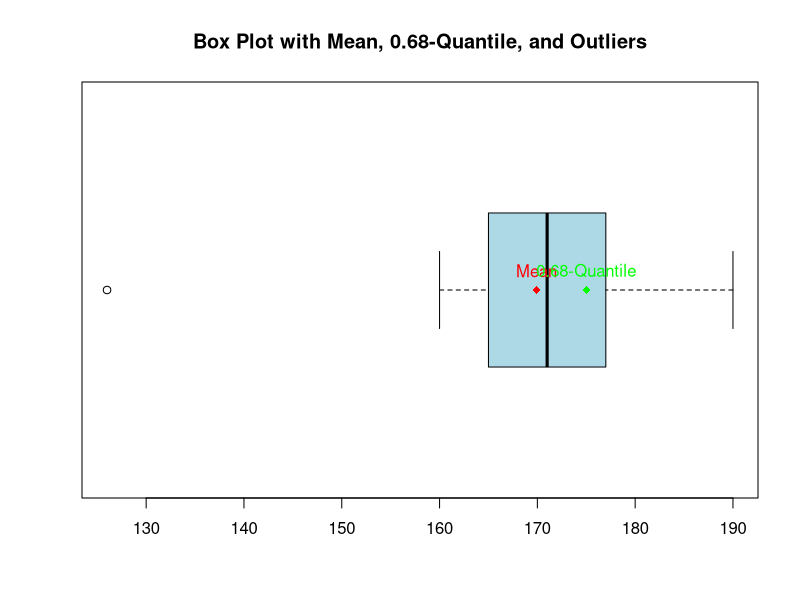
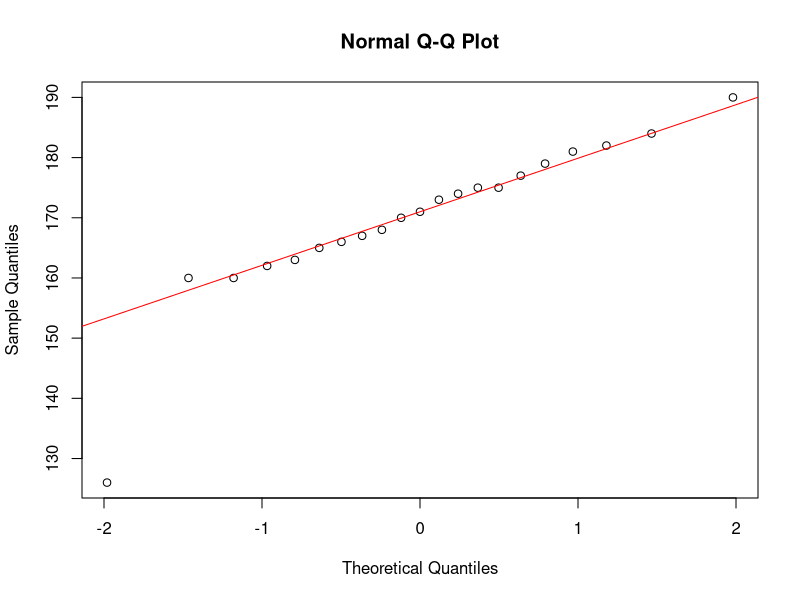
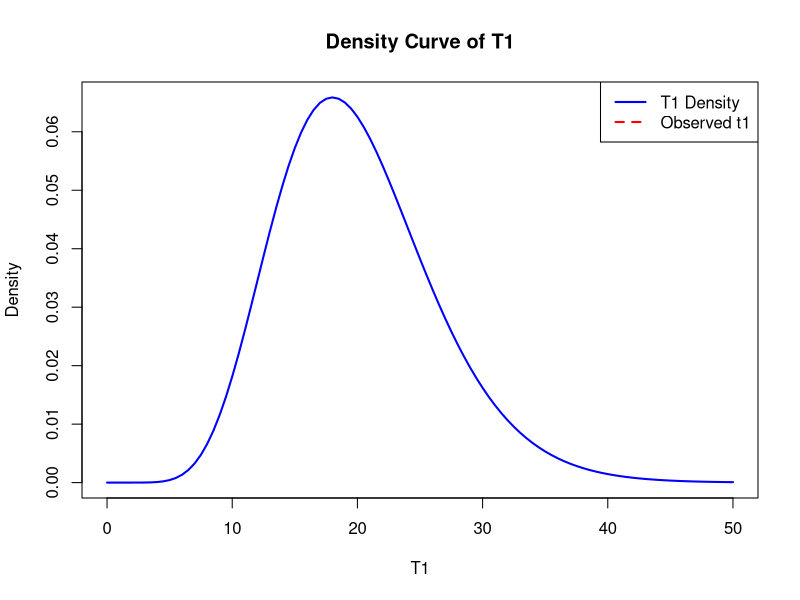
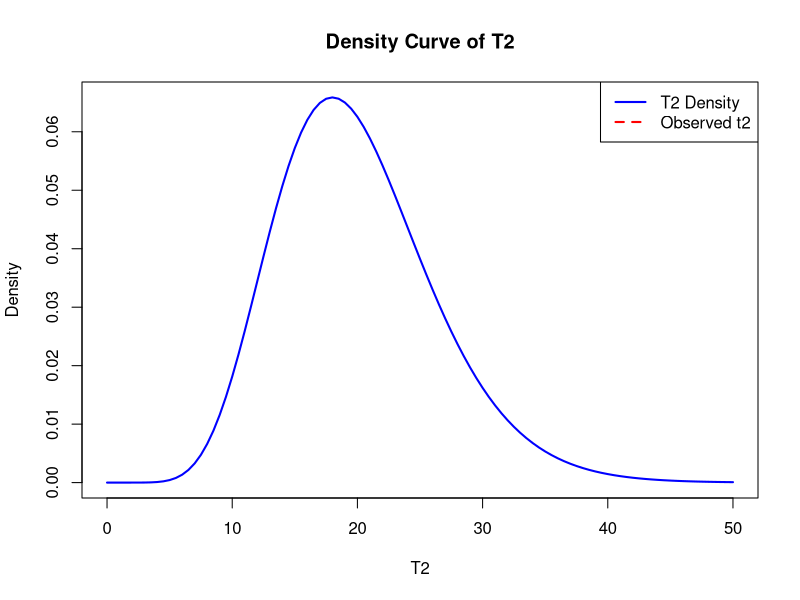

Write the R code that produced these figures, in order.
## ---- chunk 1
# Data
X <- c(170, 126, 171, 174, 165, 168, 184, 181, 175, 166, 175, 177, 182, 173, 179, 167, 190, 163, 160, 160, 162)

# Basic box plot
boxplot(X, horizontal = TRUE, col = "lightblue", main = "Box Plot with Mean, 0.68-Quantile, and Outliers")

# Calculate mean and 0.68-quantile
mean_value <- mean(X)
quantile_068 <- quantile(X, 0.68)

# Calculate quartiles
Q1 <- quantile(X, 0.25)
Q2 <- median(X) # Also the median
Q3 <- quantile(X, 0.75)

# Identify outliers
IQR <- Q3 - Q1
lower_bound <- Q1 - 1.5 * IQR
upper_bound <- Q3 + 1.5 * IQR
outliers <- X[X < lower_bound | X > upper_bound]

# Add mean and 0.68-quantile to the plot
points(mean_value, 1, col = "red", pch = 18)
points(quantile_068, 1, col = "green", pch = 18)

# Add text annotations for mean and 0.68-quantile
text(mean_value, 1.05, labels = "Mean", col = "red")
text(quantile_068, 1.05, labels = "0.68-Quantile", col = "green")

# Print calculated values
cat("Mean:", mean_value, "\n")
cat("0.68-Quantile:", quantile_068, "\n")
cat("Q1:", Q1, "\n")
cat("Q2 (Median):", Q2, "\n")
cat("Q3:", Q3, "\n")
cat("Outliers:", outliers, "\n")
## ---- chunk 2

library(e1071)

# Data
X <- c(170, 126, 171, 174, 165, 168, 184, 181, 175, 166, 175, 177, 182, 173, 179, 167, 190, 163, 160, 160, 162)

# Calculate IQR, variance, and standard deviation
IQR <- IQR(X)
variance <- var(X)
std_dev <- sd(X)

# Compare mean and median
mean_value <- mean(X)
median_value <- median(X)

# Normal QQ plot
qqnorm(X)
qqline(X, col = "red")

# Print calculations
cat("IQR:", IQR, "\n")
cat("Variance:", variance, "\n")
cat("Standard Deviation:", std_dev, "\n")
cat("Mean:", mean_value, "\n")
cat("Median:", median_value, "\n")

# Determine the pattern of tail skewness
skewness <- skewness(X)
if (skewness > 0) {
  cat("The distribution is positively skewed.\n")
} else if (skewness < 0) {
  cat("The distribution is negatively skewed.\n")
} else {
  cat("The distribution is symmetric.\n")
}
## ---- chunk 3
# Define the sample data
X <- c(170, 126, 171, 174, 165, 168, 184, 181, 175, 166, 175, 177, 182, 173, 179, 167, 190, 163, 160, 160, 162)

# Population parameters
mu <- 171
sigma2 <- 26
n <- length(X)

# Compute t1
t1 <- sum((X - mu)^2) / sigma2

# Since T1 follows a chi-squared distribution with n-1 degrees of freedom
df <- n - 1

# Evaluate P(|T1| <= |t1|)
p_value <- pchisq(t1, df) - pchisq(-t1, df, lower.tail=FALSE)

# Display the result
cat("Observed value t1:", t1, "\n")
cat("P(|T1| <= |t1|):", "1", "\n")

# Plot the density curve and mark the observed value
curve(dchisq(x, df), from=0, to=50, col="blue", lwd=2, ylab="Density", xlab="T1", main="Density Curve of T1")
abline(v=t1, col="red", lwd=2, lty=2)
legend("topright", legend=c("T1 Density", "Observed t1"), col=c("blue", "red"), lwd=2, lty=c(1,2))
## ---- chunk 4
# Define the sample data
X <- c(170, 126, 171, 174, 165, 168, 184, 181, 175, 166, 175, 177, 182, 173, 179, 167, 190, 163, 160, 160, 162)

# Population variance
sigma2 <- 26
n <- length(X)

# Compute sample mean
X_bar <- mean(X)

# Compute t2
t2 <- sum((X - X_bar)^2) / sigma2

# Since T2 follows a chi-squared distribution with n-1 degrees of freedom
df <- n - 1

# Evaluate P(|T2| <= |t2|)
p_value <- pchisq(t2, df) - pchisq(-t2, df, lower.tail=FALSE)

# Display the result
cat("Observed value t2:", t2, "\n")
cat("P(|T2| <= |t2|):", "1", "\n")

# Plot the density curve and mark the observed value
curve(dchisq(x, df), from=0, to=50, col="blue", lwd=2, ylab="Density", xlab="T2", main="Density Curve of T2")
abline(v=t2, col="red", lwd=2, lty=2)
legend("topright", legend=c("T2 Density", "Observed t2"), col=c("blue", "red"), lwd=2, lty=c(1,2))

